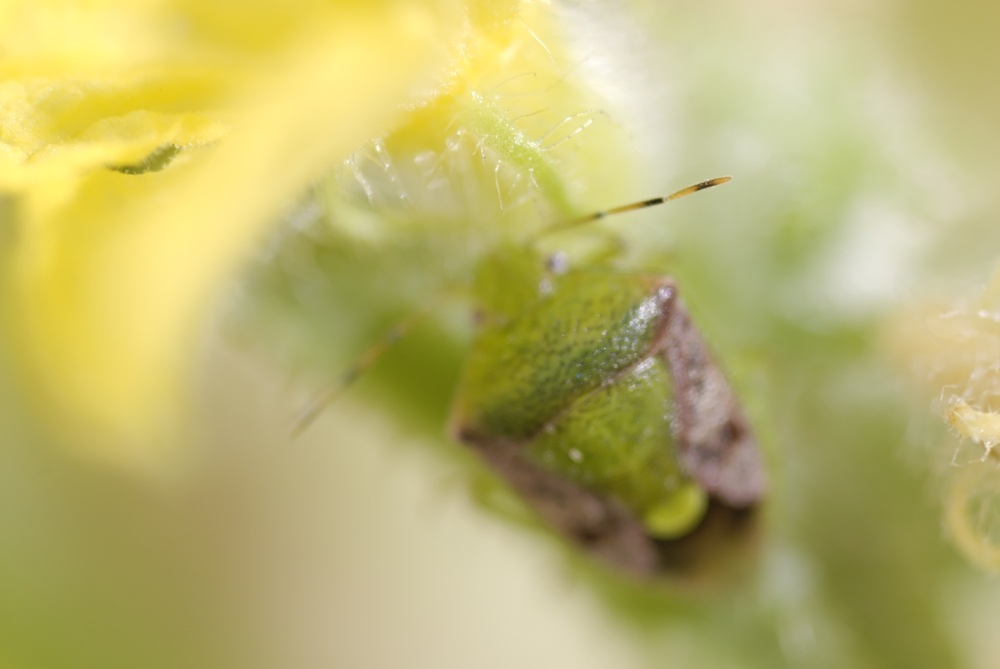
#> input picture Input/green_bug_(c)_th_tin_02.jpg, 1000 x 669 px, shrunk from 1600 x 1071 before the run, found by its file name; its folder holds only this picture in this run
$ python main.py   (Python 2 division)   (older library calls are emulated)
#> lines starting #> are read from the running program, lines starting #| are printed output that depends on the picture
### FocusStack.py
"""

Simple Focus Stacker

    Re-Author : Thongvan Alexis (thongvan.alexis@gmail.com)

    Author:     Charles McGuinness (charles@mcguinness.us)
    Copyright:  Copyright 2015 Charles McGuinness
    License:    Apache License 2.0


This code will take a series of images and merge them so that each
pixel is taken from the image with the sharpest focus at that location.

The logic is roughly the following:

1.  Align the images.  Changing the focus on a lens, even
    if the camera remains fixed, causes a mild zooming on the images.
    We need to correct the images so they line up perfectly on top
    of each other.

2.  Perform a gaussian blur on all images

3.  Compute the laplacian on the blurred image to generate a gradient map

4.  Create a blank output image with the same size as the original input
    images

4.  For each pixel [x,y] in the output image, copy the pixel [x,y] from
    the input image which has the largest gradient [x,y]


This algorithm was inspired by the high-level description given at

http://stackoverflow.com/questions/15911783/what-are-some-common-focus-stacking-algorithms

Additional notes, OpenCv 3.1 has to be installed, inside there is a cv2.py file, you'll
need tocopy it to : C:\Python27\Lib\site-packages


"""

import numpy as np
import cv2

def align_images(unaligned_images, warp_mode=cv2.MOTION_TRANSLATION):
    """
    Align all the images according to the first image in the folder
        -images : (list(image object)) unaligned images
        -return : (list(image object)) aligned images
    """
    number_of_iterations = 50;
    termination_eps = 0.0001;
    im_ref =  unaligned_images[0]
    criteria = (cv2.TERM_CRITERIA_EPS | cv2.TERM_CRITERIA_COUNT, number_of_iterations,  termination_eps)

    aligned_images = []
    aligned_images.append(im_ref)

    im_ref_gray = cv2.cvtColor(im_ref, cv2.COLOR_BGR2GRAY)

    for index, image_to_align in enumerate(unaligned_images[1:]):
        image_to_align_gray = cv2.cvtColor(image_to_align, cv2.COLOR_BGR2GRAY)

        size = im_ref.shape

        if warp_mode == cv2.MOTION_HOMOGRAPHY :
            print "using MOTION HOMOGRAPHY for finding the ECC transform"
            warp_matrix = np.eye(3, 3, dtype=np.float32)
        else :
            print "using MOTION_TRANSLATION for finding the ECC transform"
            warp_matrix = np.eye(2, 3, dtype=np.float32)

        (cc, warp_matrix) = cv2.findTransformECC (im_ref_gray, image_to_align_gray, warp_matrix, warp_mode, criteria)

        print "Aligning image %s of %s" %(index+1, len(unaligned_images[1:]))
        if warp_mode == cv2.MOTION_HOMOGRAPHY :
            # Use warpPerspective for Homography
            im2_aligned = cv2.warpPerspective (image_to_align, warp_matrix, (size[1], size[0]), flags=cv2.INTER_LINEAR + cv2.WARP_INVERSE_MAP)
        else :
            # Use warpAffine for Translation, Euclidean and Affine
            im2_aligned = cv2.warpAffine(image_to_align, warp_matrix, (size[1], size[0]), flags=cv2.INTER_LINEAR + cv2.WARP_INVERSE_MAP);

        # Show final results
        aligned_images.append(im2_aligned)
    return aligned_images

#
#   Compute the gradient map of the image
def doLap(image):

    # YOU SHOULD TUNE THESE VALUES TO SUIT YOUR NEEDS
    kernel_size = 5         # Size of the laplacian window
    blur_size = 5           # How big of a kernal to use for the gaussian blur
                            # Generally, keeping these two values the same or very close works well
                            # Also, odd numbers, please...

    blurred = cv2.GaussianBlur(image, (blur_size,blur_size), 0)
    return cv2.Laplacian(blurred, cv2.CV_64F, ksize=kernel_size)

#
#   This routine finds the points of best focus in all images and produces a merged result...
#
def focus_stack(unimages):
    images = align_images(unimages, cv2.MOTION_HOMOGRAPHY)

    print "Computing the laplacian of the blurred images"
    laps = []
    for i in range(len(images)):
        print "Lap {}".format(i)
        laps.append(doLap(cv2.cvtColor(images[i],cv2.COLOR_BGR2GRAY)))

    laps = np.asarray(laps)
    print "Shape of array of laplacians = {}".format(laps.shape)

    output = np.zeros(shape=images[0].shape, dtype=images[0].dtype)

    abs_laps = np.absolute(laps)
    maxima = abs_laps.max(axis=0)
    bool_mask = abs_laps == maxima
    mask = bool_mask.astype(np.uint8)
    for i in range(0,len(images)):
        output = cv2.bitwise_not(images[i],output, mask=mask[i])

    return  255-output

### main.py
import os
import cv2
import FocusStack
"""

    Focus stack driver program

    This program looks for a series of files of type .jpg, .jpeg, or .png
    in a subdirectory "input" and then merges them together using the
    FocusStack module.  The output is put in the file merged.png

    Re-Author : Thongvan Alexis (thongvan.alexis@gmail.com)
    Author:     Charles McGuinness (charles@mcguinness.us)
    Copyright:  Copyright 2015 Charles McGuinness
    License:    Apache License 2.0

"""

def stackHDRs(image_files):
    focusimages = []
    for img in image_files:
        print "Reading in file {}".format(img)
        focusimages.append(cv2.imread("input/{}".format(img)))

    merged = FocusStack.focus_stack(focusimages)
    cv2.imwrite("merged.png", merged)


if __name__ == "__main__":
    image_files = sorted(os.listdir("input"))
    for img in image_files:
        if img.split(".")[-1].lower() not in ["jpg", "jpeg", "png"]:
            image_files.remove(img)


    stackHDRs(image_files)
#> in align_images, im_ref is the input picture: shape (669, 1000, 3); mean B, G, R 110.7, 179.6, 187.2
#> in align_images, `im_ref_gray = cv2.cvtColor(im_ref, cv2.COLOR_BGR2GRAY)`:
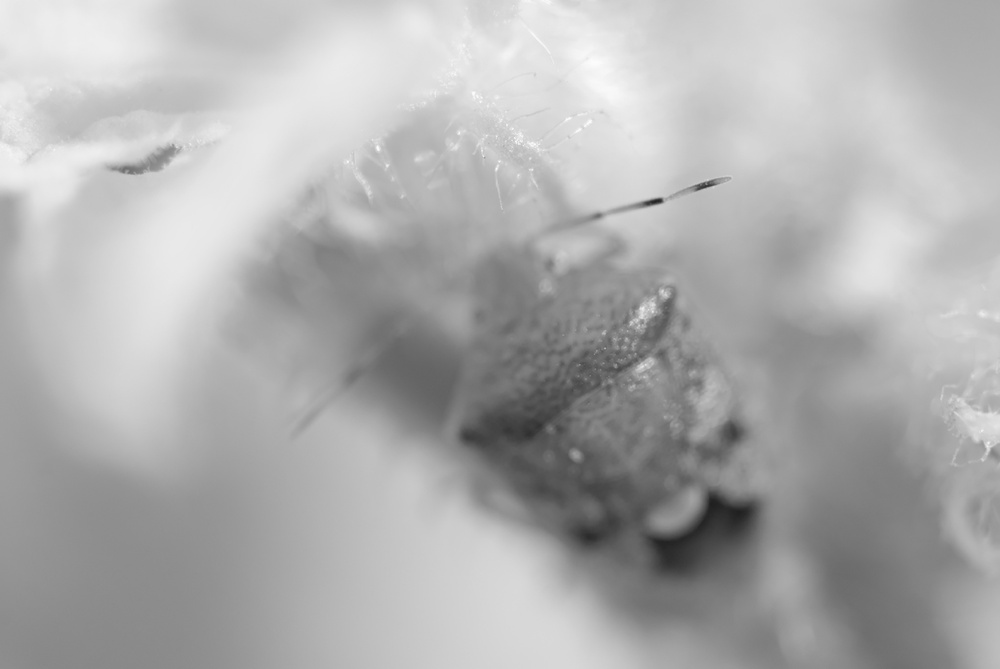
#> im_ref_gray: shape (669, 1000); min 31, max 252, mean 174
#> after the loop in align_images, `for index, image_to_align in enumerate(unaligned_images[1:]):`: aligned_images = 1 item
#> the loop in focus_stack, `for i in range(len(images)):` made 1 pass
#> (kernel_size in doLap, blur_size in doLap) on pass 1: (5, 5)
#| Lap 0
#| Shape of array of laplacians = (1, 669, 1000)
#> in focus_stack, `maxima = abs_laps.max(axis=0)`:
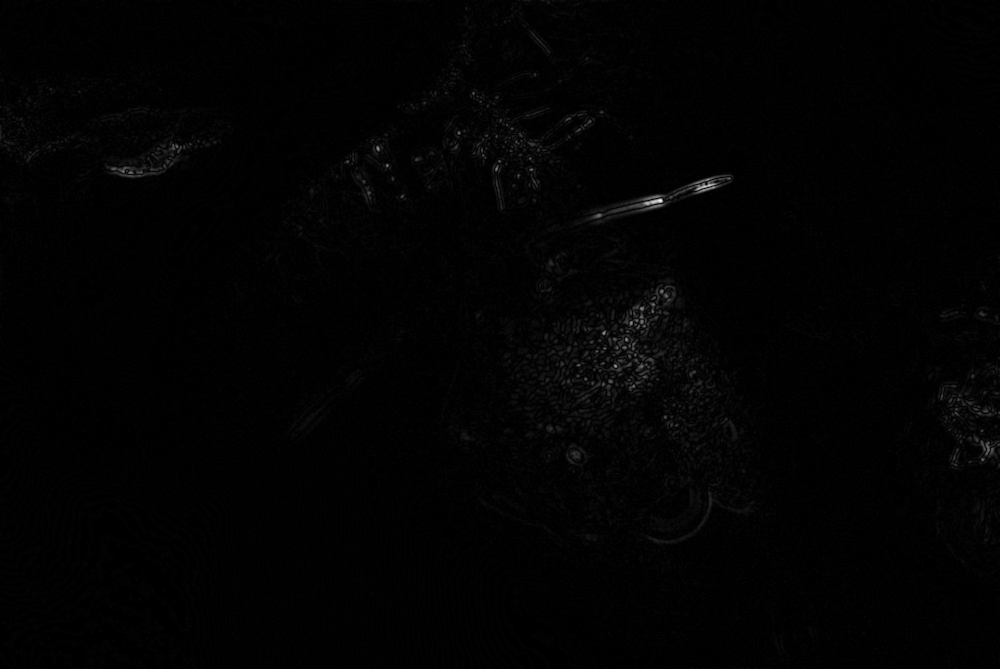
#> maxima: shape (669, 1000) float64; min 0, max 1754, mean 19.5; drawn with min black and max white
#> the loop in focus_stack, `for i in range(0,len(images)):` made 1 pass
#> pass 1, in focus_stack, `output = cv2.bitwise_not(images[i],output, mask=mask[i])`:
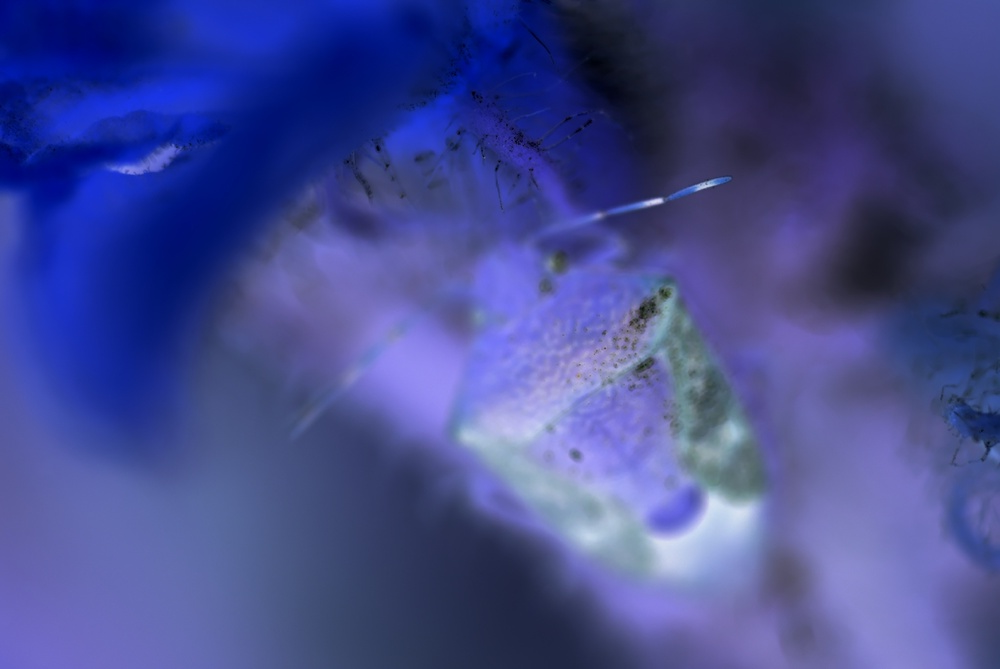
#> output: shape (669, 1000, 3); mean of channels 0, 1, 2 144.3, 75.4, 67.8; drawn as B, G, R
    print "That's All Folks!"

$ run again, on Input/green_bug_(c)_th_tin_03.jpg
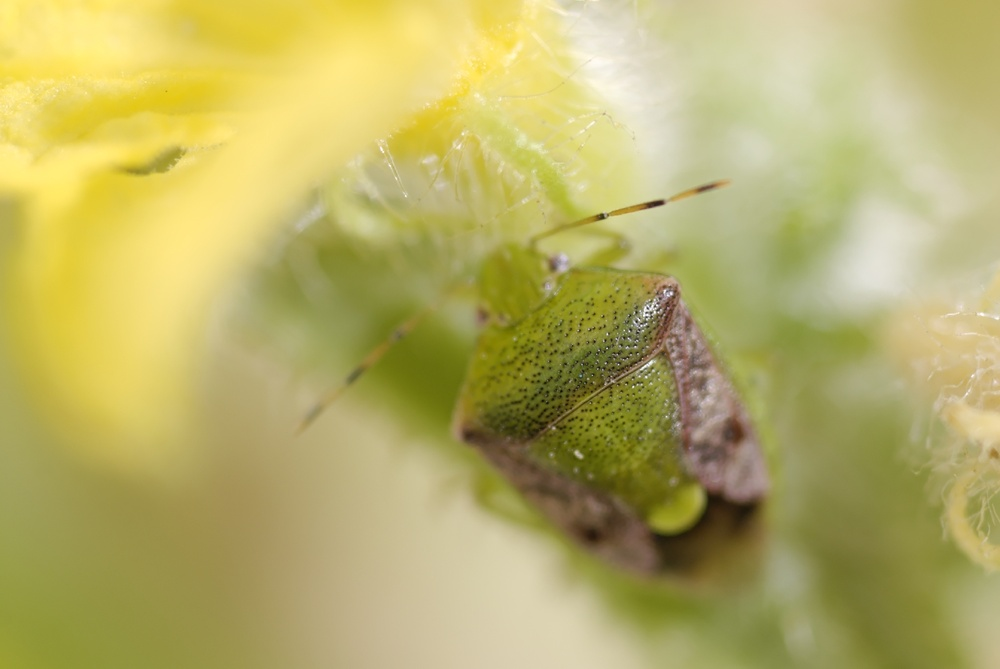
#> input picture Input/green_bug_(c)_th_tin_03.jpg, 1000 x 669 px, shrunk from 1600 x 1071 before the run, found by its file name
#> in align_images, im_ref is the input picture: shape (669, 1000, 3); mean B, G, R 104, 175.1, 183.6
#> in align_images, `im_ref_gray = cv2.cvtColor(im_ref, cv2.COLOR_BGR2GRAY)`:
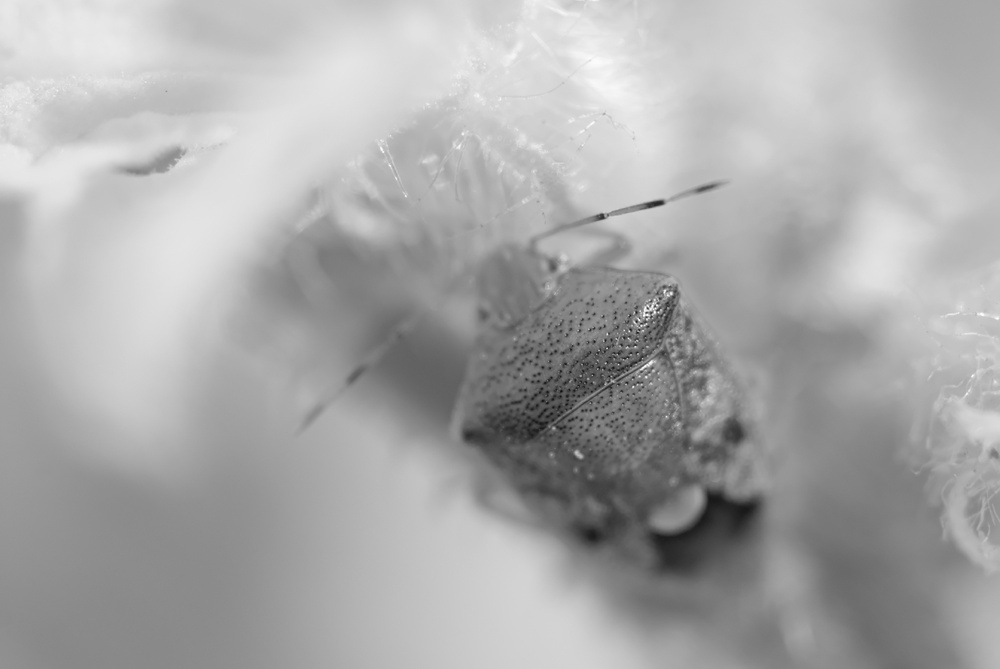
#> im_ref_gray: shape (669, 1000); min 14, max 254, mean 169.5
#> after the loop in align_images, `for index, image_to_align in enumerate(unaligned_images[1:]):`: aligned_images = 1 item
#> the loop in focus_stack, `for i in range(len(images)):` made 1 pass
#> (kernel_size in doLap, blur_size in doLap) on pass 1: (5, 5)
#> (printed output is left out)
#| Shape of array of laplacians = (1, 669, 1000)
#> the loop in focus_stack, `for i in range(0,len(images)):` made 1 pass
#> pass 1, in focus_stack, `output = cv2.bitwise_not(images[i],output, mask=mask[i])`:
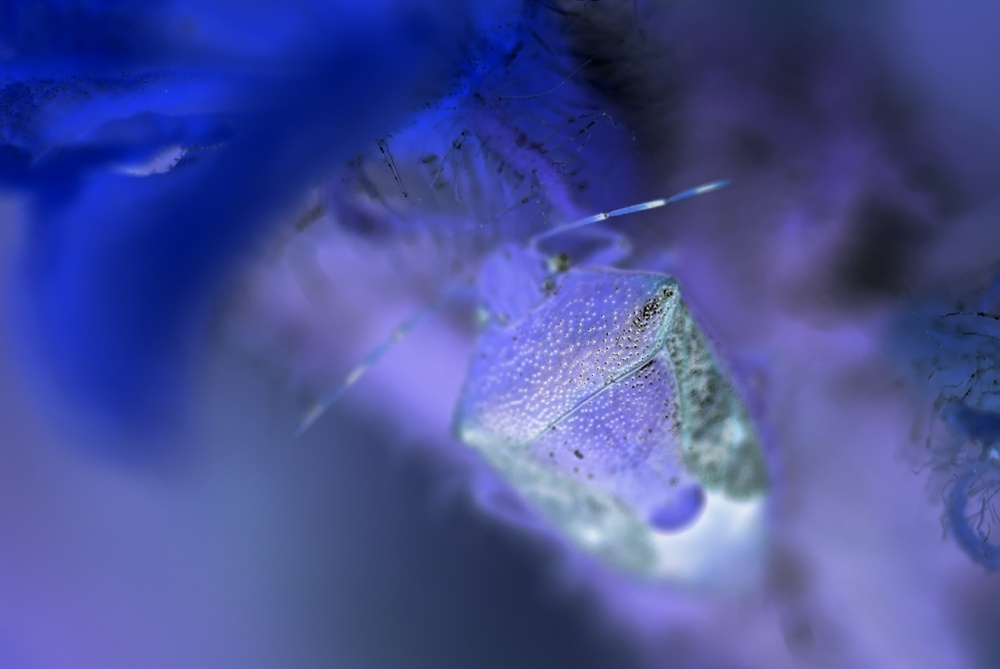
#> output: shape (669, 1000, 3); mean of channels 0, 1, 2 151, 79.9, 71.4; drawn as B, G, R
